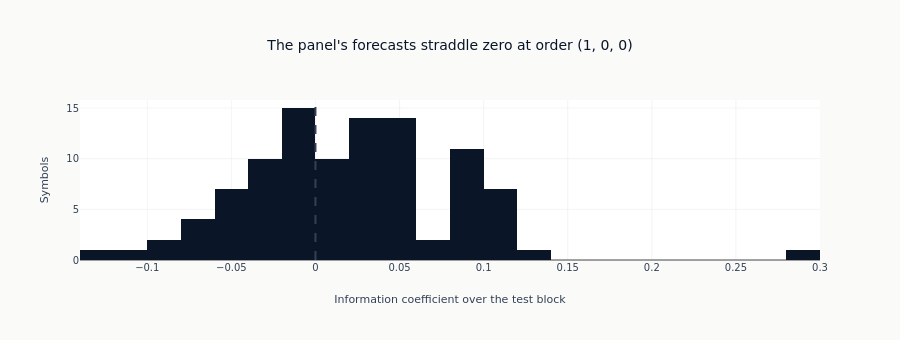

Write notebook code for a chart like this one.
### Code cell
figure = go.Figure(
    go.Histogram(x=scored_panel["information coefficient"], nbinsx=30, marker_color=COLORS["blue"])
)
figure.add_vline(x=0, line_dash="dash", line_color=COLORS["neutral"])
figure.update_layout(
    title_text=f"The panel's forecasts straddle zero at order {PANEL_ORDER}",
    xaxis_title="Information coefficient over the test block",
    yaxis_title="Symbols",
    height=340,
)
show_plotly_with_alt(
    figure,
    "A histogram of the information coefficient across every scored symbol in the panel, "
    "with a dashed line at zero. The distribution is broad and centred close to the line, "
    "with symbols on both sides and no clear separation from zero.",
)

### Figure 1 — Plotly figure (JSON) as saved in the notebook; plotly's stock layout.template omitted (floating-point values rounded to 4 significant figures)
{"data": [{"marker": {"color": "#0a1628"}, "nbinsx": 30, "type": "histogram", "x": [0.03935, 0.09349, 0.05762, 0.2973, -0.04725, -0.03536, -0.02533, -0.00707, -0.05197, -0.02381, 0.03428, 0.09051, 0.08411, 0.09951, 0.05637, 0.09846, 0.01525, 0.08223, 0.09007, -0.001268, 0.1189, 0.1133, 0.07928, 0.02331, 0.09247, 0.005862, 0.001838, -0.0006075, 0.04587, -0.05268, -0.03783, 0.12, 0.03976, -0.04413, -0.05095, -0.001392, 0.04496, -0.03838, -0.004956, -0.07346, 0.1055, 0.04939, -0.005489, 0.0335, 0.0106, -0.0763, -0.03067, 0.008221, -0.0004235, 0.01817, 0.03251, -0.07392, 0.08102, 0.1152, -0.02935, -0.01269, 0.0492, 0.04166, -0.1368, 0.02907, -0.001851, -0.0191, -0.02707, -0.01995, 0.03991, -0.1172, 0.05898, 0.1034, 0.02139, 0.03274, 0.04046, -0.08071, 0.04297, -0.09672, -0.02301, 0.04838, 0.02306, 0.09367, 0.0965, -0.01873, 0.01664, 0.03108, 0.01852, -0.006766, -0.002018, 0.05708, -0.002875, 0.07914, 0.103, -0.05887, -0.04667, 0.02953, 0.04103, 0.01755, 0.02827, 0.1014, -0.06562, 0.05595, 0.003901, -0.02951]}], "layout": {"height": 340, "shapes": [{"line": {"color": "#334155", "dash": "dash"}, "type": "line", "x0": 0, "x1": 0, "xref": "x", "y0": 0, "y1": 1, "yref": "y domain"}], "title": {"text": "The panel's forecasts straddle zero at order (1, 0, 0)"}, "xaxis": {"title": {"text": "Information coefficient over the test block"}}, "yaxis": {"title": {"text": "Symbols"}}}}
